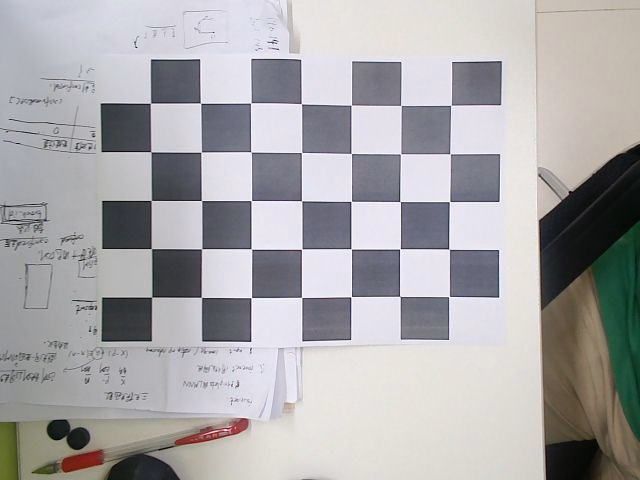
#> input picture ceju01/snapshot/left_0.jpg, 640 x 480 px
$ python shuangmuceju01.py   (older library calls are emulated)
#> lines starting #> are read from the running program, lines starting #| are printed output that depends on the picture; after the words box and inside, x2 and y2 are one past the last pixel; in counts of white or black regions, pixels touching at a corner belong together
### ceju02/stereoconfig.py
import numpy as np

'''
    相机内参
'''

class stereoCamera(object):
    def __init__(self):
        # 左相机内参
        self.cam_matrix_left = np.array([[540.14677906, 0., 358.66165365],
                                         [0., 520.97396263, 223.01354049],
                                         [0., 0., 1.]])
        # 右相机内参
        self.cam_matrix_right = np.array([[545.53797161, 0., 348.06279318],
                                          [0., 521.85033766, 209.49784834],
                                          [0., 0., 1.]])

        # 左右相机畸变系数:[k1, k2, p1, p2, k3]
        self.distortion_l = np.array([[-0.37665241, -0.31896596, 0.01202205, -0.0054201, 1.28103253]])
        self.distortion_r = np.array([[-0.37665241, -0.31896596, 0.01202205, -0.0054201, 1.28103253]])

        # 旋转矩阵
        self.R = np.array([[0.73286817, 0.06989345, 0.67677113],
                           [0.03403944, 0.9896971, -0.13907178],
                           [-0.67951863, 0.12495818, 0.72293837]])

        # 平移矩阵
        self.T = np.array([[-4.04842304],
                           [1.40342701],
                           [-2.69444571]])

        # 焦距
        self.focal_length = 521.4121501449999  # 默认值，一般取立体校正后的重投影矩阵Q中的 Q[2,3]

        # 基线距离
        self.baseline = 4.04842304  # 单位：mm， 为平移向量的第一个参数（取绝对值）

### ceju02/shuangmuceju01.py
import cv2
import numpy as np
import time
import ceju02.stereoconfig as config
# import pcl
# import pcl.pcl_visualization


# 预处理
def preprocess(img1, img2):
    # 彩色图->灰度图
    im1 = cv2.cvtColor(img1, cv2.COLOR_BGR2GRAY)
    im2 = cv2.cvtColor(img2, cv2.COLOR_BGR2GRAY)

    # 直方图均衡
    im1 = cv2.equalizeHist(im1)
    im2 = cv2.equalizeHist(im2)

    return im1, im2


# 消除畸变
def undistortion(image, camera_matrix, dist_coeff):
    undistortion_image = cv2.undistort(image, camera_matrix, dist_coeff)

    return undistortion_image


# 获取畸变校正和立体校正的映射变换矩阵、重投影矩阵
# @param：config是一个类，存储着双目标定的参数:config = stereoconfig.stereoCamera()
def getRectifyTransform(height, width, config):
    # 读取内参和外参
    left_K = config.cam_matrix_left
    right_K = config.cam_matrix_right
    left_distortion = config.distortion_l
    right_distortion = config.distortion_r
    R = config.R
    T = config.T

    # 计算校正变换
    R1, R2, P1, P2, Q, roi1, roi2 = cv2.stereoRectify(left_K, left_distortion, right_K, right_distortion,
                                                      (width, height), R, T, alpha=0)

    map1x, map1y = cv2.initUndistortRectifyMap(left_K, left_distortion, R1, P1, (width, height), cv2.CV_32FC1)
    map2x, map2y = cv2.initUndistortRectifyMap(right_K, right_distortion, R2, P2, (width, height), cv2.CV_32FC1)

    return map1x, map1y, map2x, map2y, Q


# 畸变校正和立体校正
def rectifyImage(image1, image2, map1x, map1y, map2x, map2y):
    rectifyed_img1 = cv2.remap(image1, map1x, map1y, cv2.INTER_AREA)
    rectifyed_img2 = cv2.remap(image2, map2x, map2y, cv2.INTER_AREA)

    return rectifyed_img1, rectifyed_img2


# 立体校正检验----画线
def draw_line(image1, image2):
    # 建立输出图像
    height = max(image1.shape[0], image2.shape[0])
    width = image1.shape[1] + image2.shape[1]

    output = np.zeros((height, width, 3), dtype=np.uint8)
    output[0:image1.shape[0], 0:image1.shape[1]] = image1
    output[0:image2.shape[0], image1.shape[1]:] = image2

    for k in range(15):
        cv2.line(output, (0, 50 * (k + 1)), (2 * width, 50 * (k + 1)), (0, 255, 0), thickness=2,
                 lineType=cv2.LINE_AA)  # 直线间隔：100

    return output


# 视差计算
def disparity_SGBM(left_image, right_image, down_scale=False):
    # SGBM匹配参数设置
    if left_image.ndim == 2:
        img_channels = 1
    else:
        img_channels = 3
    blockSize = 3
    param = {'minDisparity': 0,
             'numDisparities': 128,
             'blockSize': blockSize,
             'P1': 8 * img_channels * blockSize ** 2,
             'P2': 32 * img_channels * blockSize ** 2,
             'disp12MaxDiff': 1,
             'preFilterCap': 63,
             'uniquenessRatio': 15,
             'speckleWindowSize': 100,
             'speckleRange': 1,
             'mode': cv2.STEREO_SGBM_MODE_SGBM_3WAY
             }

    # 构建SGBM对象
    sgbm = cv2.StereoSGBM_create(**param)

    # 计算视差图
    size = (left_image.shape[1], left_image.shape[0])
    if down_scale == False:
        disparity_left = sgbm.compute(left_image, right_image)
        disparity_right = sgbm.compute(right_image, left_image)
    else:
        left_image_down = cv2.pyrDown(left_image)
        right_image_down = cv2.pyrDown(right_image)
        factor = size[0] / left_image_down.shape[1]
        disparity_left_half = sgbm.compute(left_image_down, right_image_down)
        disparity_right_half = sgbm.compute(right_image_down, left_image_down)
        disparity_left = cv2.resize(disparity_left_half, size, interpolation=cv2.INTER_AREA)
        disparity_right = cv2.resize(disparity_right_half, size, interpolation=cv2.INTER_AREA)
        disparity_left *= factor
        disparity_right *= factor

    return disparity_left, disparity_right


# 将h×w×3数组转换为N×3的数组
def hw3ToN3(points):
    height, width = points.shape[0:2]

    points_1 = points[:, :, 0].reshape(height * width, 1)
    points_2 = points[:, :, 1].reshape(height * width, 1)
    points_3 = points[:, :, 2].reshape(height * width, 1)

    points_ = np.hstack((points_1, points_2, points_3))

    return points_


# 深度、颜色转换为点云
def DepthColor2Cloud(points_3d, colors):
    rows, cols = points_3d.shape[0:2]
    size = rows * cols

    points_ = hw3ToN3(points_3d).astype(np.int16)
    colors_ = hw3ToN3(colors).astype(np.int64)

    # 颜色信息
    blue = colors_[:, 0].reshape(size, 1)
    green = colors_[:, 1].reshape(size, 1)
    red = colors_[:, 2].reshape(size, 1)

    rgb = np.left_shift(blue, 0) + np.left_shift(green, 8) + np.left_shift(red, 16)

    # 将坐标+颜色叠加为点云数组
    pointcloud = np.hstack((points_, rgb)).astype(np.float32)

    # 删掉一些不合适的点
    X = pointcloud[:, 0]
    Y = pointcloud[:, 1]
    Z = pointcloud[:, 2]

    remove_idx1 = np.where(Z <= 0)
    remove_idx2 = np.where(Z > 15000)
    remove_idx3 = np.where(X > 10000)
    remove_idx4 = np.where(X < -10000)
    remove_idx5 = np.where(Y > 10000)
    remove_idx6 = np.where(Y < -10000)
    remove_idx = np.hstack(
        (remove_idx1[0], remove_idx2[0], remove_idx3[0], remove_idx4[0], remove_idx5[0], remove_idx6[0]))

    pointcloud_1 = np.delete(pointcloud, remove_idx, 0)

    return pointcloud_1


# [13 lines of commented-out code are left out]


if __name__ == '__main__':
    # 读取MiddleBurry数据集的图片
    iml = cv2.imread('../ceju01/snapshot/left_0.jpg')  # 左图
#> iml is the input picture: shape (480, 640, 3); mean B, G, R 169.9, 168, 169.7
    imr = cv2.imread('../ceju01/snapshot/right_0.jpg')  # 右图
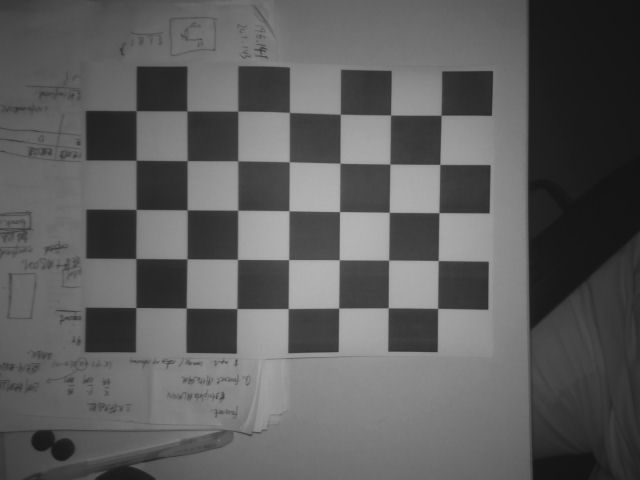
#> input picture ceju01/snapshot/right_0.jpg, 640 x 480 px
#> imr is the input picture: shape (480, 640, 3); min 18, max 183, mean 92.9
    height, width = iml.shape[0:2]
#> height = 480; width = 640

    # 读取相机内参和外参
    config = config.stereoCamera()

    # 立体校正
    map1x, map1y, map2x, map2y, Q = getRectifyTransform(height, width, config)  # 获取用于畸变校正和立体校正的映射矩阵以及用于计算像素空间坐标的重投影矩阵
    iml_rectified, imr_rectified = rectifyImage(iml, imr, map1x, map1y, map2x, map2y)
#> in rectifyImage, `rectifyed_img1 = cv2.remap(image1, map1x, map1y, cv2.INTER_AREA)`: rectifyed_img1: shape (480, 640, 3); every value is 0
#> in rectifyImage, `rectifyed_img2 = cv2.remap(image2, map2x, map2y, cv2.INTER_AREA)`:
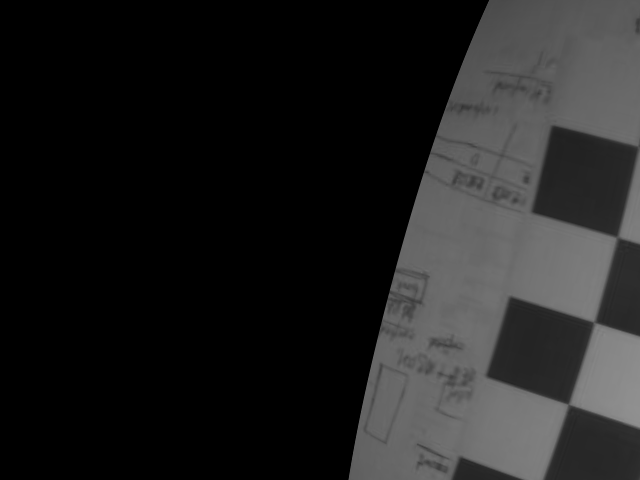
#> rectifyed_img2: shape (480, 640, 3); min 0, max 144, mean 32.2

    # 绘制等间距平行线，检查立体校正的效果
    line = draw_line(iml_rectified, imr_rectified)
#> in draw_line, `output[0:image1.shape[0], 0:image1.shape[1]] = image1`: output: shape (480, 1280, 3); every value is 0
#> in draw_line, `output[0:image2.shape[0], image1.shape[1]:] = image2`:
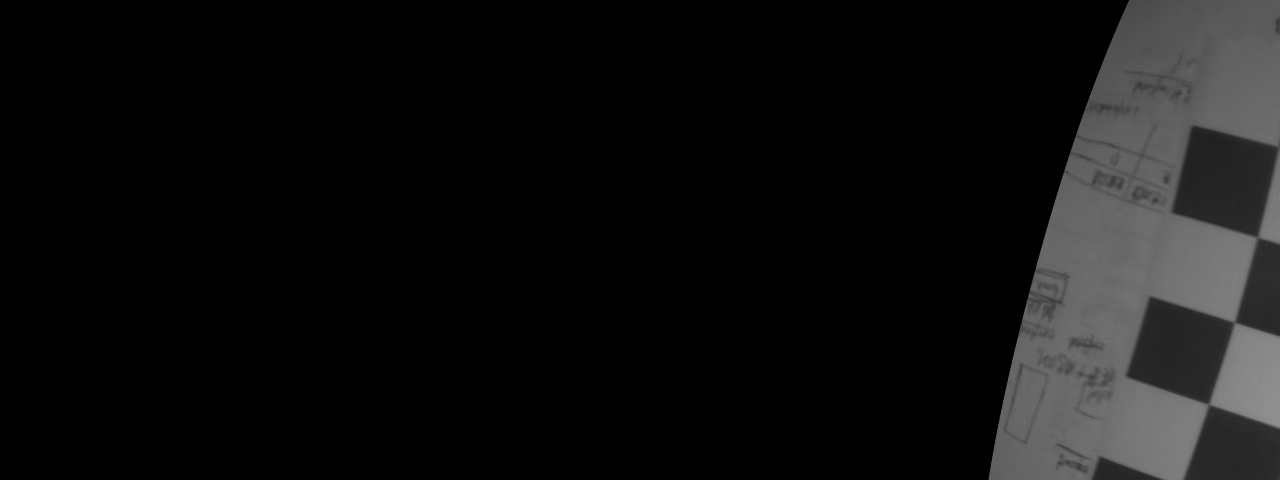
#> output: shape (480, 1280, 3); min 0, max 144, mean 16.1
#> after the loop in draw_line, `for k in range(15):`:
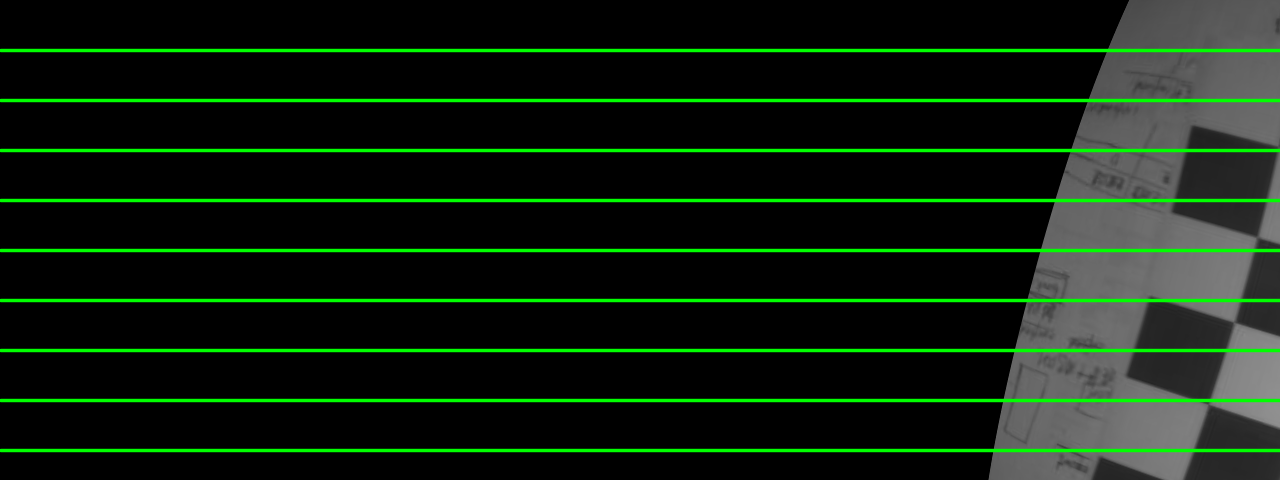
#> output: shape (480, 1280, 3); 9.38% of pixels changed, all inside (x1, y1, x2, y2) = (0, 48, 1280, 453)
    cv2.imwrite('jianyan.png', line)

    # 立体匹配
    iml_, imr_ = preprocess(iml, imr)  # 预处理，不做也可以
#> in preprocess, `im1 = cv2.equalizeHist(im1)`:
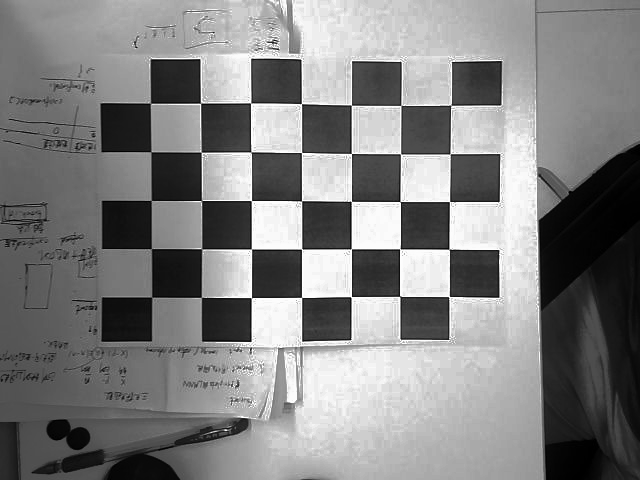
#> im1: shape (480, 640); min 0, max 255, mean 128.8
#> in preprocess, `im2 = cv2.equalizeHist(im2)`:
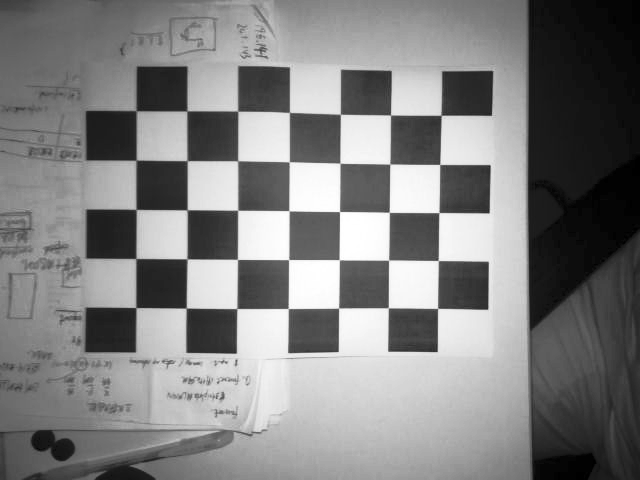
#> im2: shape (480, 640); min 0, max 255, mean 128.4
    disp, _ = disparity_SGBM(iml_, imr_)  # 这里传入的是未经立体校正的图像，因为我们使用的middleburry图片已经是校正过的了
    disp = np.divide(disp.astype(np.float32), 16.)  # 除以16得到真实视差（因为SGBM算法得到的视差是×16的）
    cv2.imwrite('shicha.png', disp)
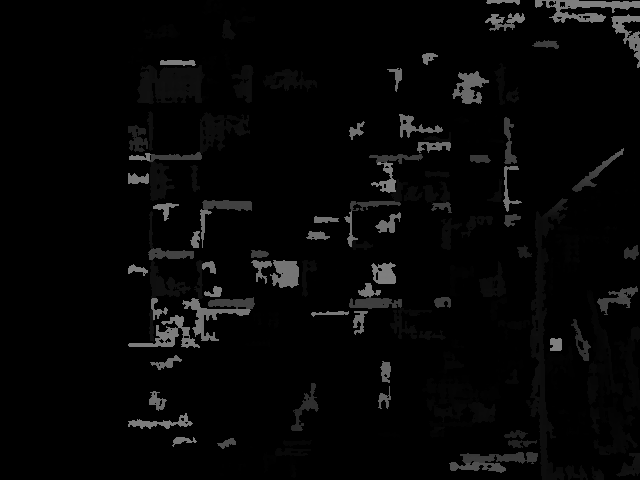
#> saved as shicha.png: shape (480, 640); min 0, max 127, mean 6.1

    # 计算像素点的3D坐标（左相机坐标系下）
    points_3d = cv2.reprojectImageTo3D(disp, Q)  # 可以使用上文的stereo_config.py给出的参数
#> points_3d: shape (480, 640, 3) float32; 2.36% of the values are NaN or infinite; the others: min -4630.5, max 8232, mean -973

    # 构建点云--Point_XYZRGBA格式
    pointcloud = DepthColor2Cloud(points_3d, iml)
#> in DepthColor2Cloud, `remove_idx2 = np.where(Z > 15000)`: remove_idx2 = (empty array,)

    # # 显示点云
    # view_cloud(pointcloud)
